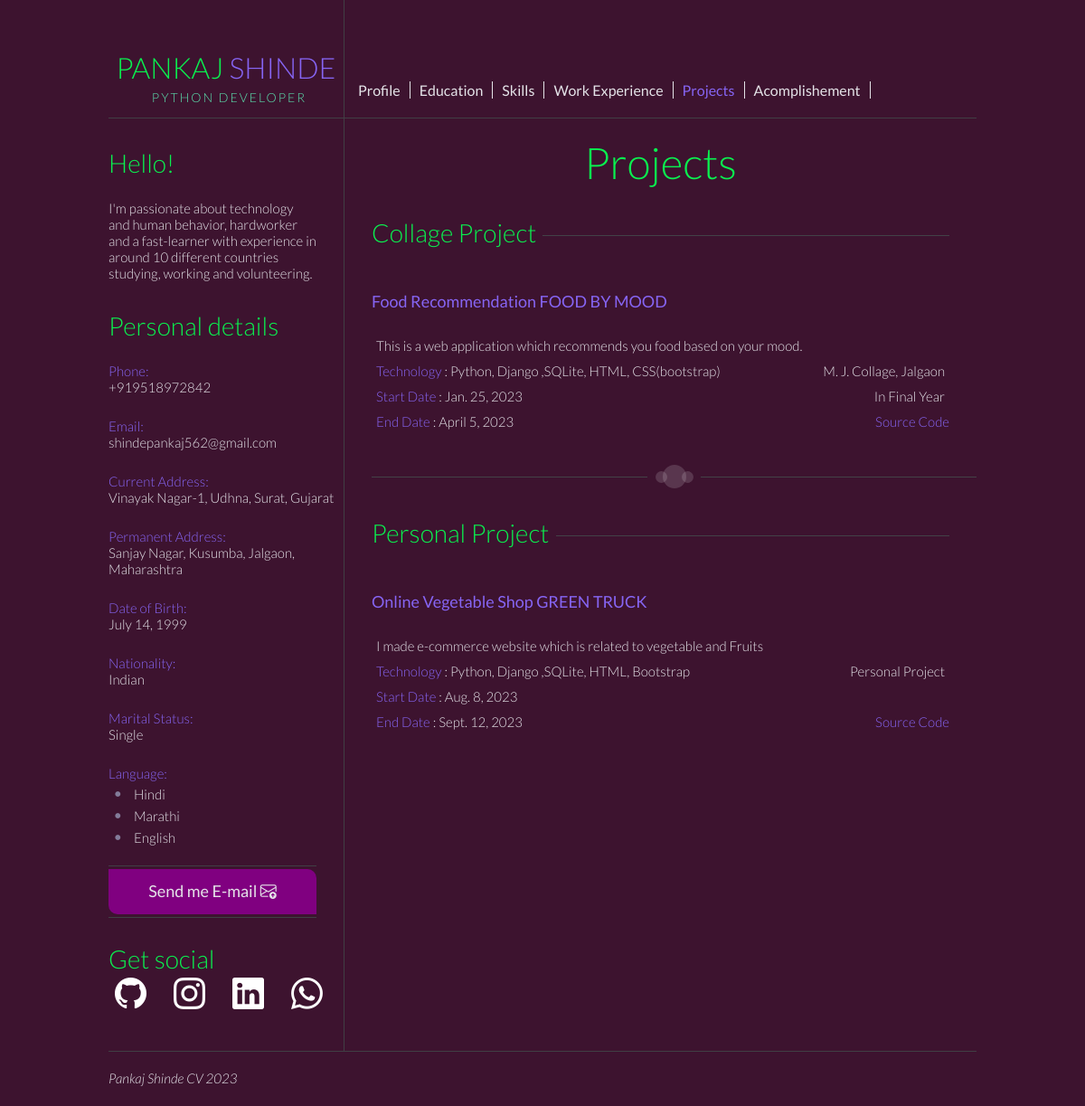
The app's page /project/ with its own data.
### CV/models.py (models this page shows, shortened)
class PersonalDetailsModel(models.Model):
    id = models.AutoField(primary_key=True)
    first_name = models.CharField(max_length=100)
    last_name = models.CharField(max_length=100)
    occupation = models.CharField(max_length=100)
    hello_content = models.TextField()
    phone = models.CharField(max_length=15)
    email= models.EmailField(max_length=254)
    current_address = models.TextField()
    permanent_address = models.TextField()
    dob = models.DateField(auto_now=False, auto_now_add=False)
    gender = models.CharField(max_length=1, choices=(
        ('M', 'Male'), ('F', 'Female'), ('T', 'Other'),))
    nationality = models.CharField(max_length=50, default='Indian')
    marital_status = models.CharField(max_length=50, choices=(
        ('Single','SINGLE'), ('Married','MARRIED'), ('Widowed','WIDOWED'),))

class Language(models.Model):
    profile = models.ForeignKey(
        'PersonalDetailsModel', on_delete=models.CASCADE, blank=False)
    language = models.CharField(max_length=50)

class ProjctsModel(models.Model):
    typo= models.CharField(max_length=50)
    name = models.CharField(max_length=100)
    clientname = models.CharField(max_length=100,blank=True)
    place = models.CharField(max_length=100,blank=True)
    technologies = models.CharField(max_length=200)
    startdate = models.DateField()
    enddate = models.DateField()
    dura = models.CharField(max_length=50)
    info = models.TextField()
    source = models.URLField(blank=True)

### CV/views.py (the view)
# urls.py: path('project/', project, name='project'),
def project(request):
    project = ProjctsModel.objects.all()
    for proj in project:
        if proj.id ==1:
            project1 = proj
        if proj.id == 2:
            project2 = proj
    context={
        'project1':project1,
        'project2':project2,
    }
    return render(request, "mainu/project.html",context)

### CV/context_processors.py (called while the page is built)
def const_data(request):
    social = SocialLink.objects.all()
    for link in social:
        if link.id == 1:
            github=link
        if link.id == 2:
            linkedin=link
        if link.id == 3:
            insta=link
        if link.id == 4:
            whatsapp=link
    return {
        'github':github,
        'linkedin':linkedin,
        'insta':insta,
        'whatsapp':whatsapp,
        'user_object' : PersonalDetailsModel.objects.all(),
        'lang' : Language.objects.all(),
    }

### templates/mainu/project.html (shortened to what this page needs)
{% extends "base/base.html" %}
{% load static %}
{% block content %}
<div id="content_container">
  <h1>Projects</h1>
    <div class="project_block">
      <div class="hrl1"></div>
        <h2>{{ project1.typo }}</h2>
      <div class="d-flex">
        <h4>{{ project1.name }}</h4>
      </div>
      <div class="d-flex">
        <p>{{ project1.info }}</p>
      </div>
      <div class="d-flex">
        <p><span class="purple">Technology</span> : {{ project1.technologies }}</p>
        <p>{{ project1.clientname }}</p>
      </div>
      <div class="d-flex">
        <p><span class="purple">Start Date</span> : {{ project1.startdate }}</p>
        <p>{{ project1.place }}</p>
      </div>
      <div class="d-flex">
        <p><span class="purple">End Date</span> : {{ project1.enddate }}</p>
        <a class="purple" href="{{ project1.source }}" style='text-decoration: none'>Source Code</a>
      </div>
    </div>
    <div class="horizontal_line">
      <div class="line_left"></div>
      <div class="left_circle"></div>
      <div class="central_circle"></div>
      <div class="right_circle"></div>
      <div class="line_right"></div>
    </div>
    <div class="last project_block">
      <div class="hrl2"></div>
        <h2>{{ project2.typo }}</h2>
      <div class="d-flex">
        <h4>{{ project2.name }}</h4>
      </div>
      <div class="d-flex">
        <p>{{ project2.info }}</p>
      </div>
      <div class="d-flex">
        <p><span class="purple">Technology</span> : {{ project2.technologies }}</p>
        <p>{{ project2.clientname }}</p>
      </div>
      <div class="d-flex">
        <p><span class="purple">Start Date</span> : {{ project2.startdate }}</p>
      </div>
      <div class="d-flex">
        <p><span class="purple">End Date</span> : {{ project2.enddate }}</p>
        <a class="purple" href="{{ project2.source }}" style='text-decoration: none'>Source Code</a>
      </div>
    </div>
</div>
{% endblock %}

### templates/base/base.html (shortened to what this page needs)
{% load static %}
<!DOCTYPE html>
<html lang="en">
  <head>
    <link rel="stylesheet" href="https://cdn.jsdelivr.net/npm/bootstrap-icons@1.11.1/font/bootstrap-icons.css">
    <link rel="stylesheet" href="/static/main.css">
  </head>
  <body>
		<div id="main_container">
        {% include "base/header.html" %}
        {% include "base/left_col.html" %}
        {% block content %}{% endblock content %}
      <div id="footer">
        {% for f in user_object %}
        <p class="footer_name">{{ f.first_name }} {{ f.last_name }} CV 2023</p>
        {% endfor %}
      </div>
		</div>
  </body>
</html>

### templates/base/header.html (shortened to what this page needs)
{% load static %}
<div id="header">
    {% for user in user_object %}
    <div class="header_logotype_container">
      <h1 class="logotype_name">{{ user.first_name }} <span class="purple">{{ user.last_name }}</span></h1>
      <h2 class="logotype_occupation">{{ user.occupation }}</h2>
    </div>
    {% endfor %}
    <div class="header_menu_container">
      <ul class="header_menu horizontal_list">
        <li><a class="{% if request.path == '/' %} purple {% endif %}" href="{% url "profile" %}">Profile</a></li>
        <li><a class="{% if request.path == '/education/' %} purple {% endif %}" href="{% url "education" %}">Education</a></li>
        <li><a class="{% if request.path == '/skills/' %} purple {% endif %}" href="{% url "skills" %}">Skills</a></li>
        <li><a class="{% if request.path == '/experience/' %} purple {% endif %}" href="{% url "experience" %}">Work Experience</a></li>
        <li><a class="{% if request.path == '/project/' %} purple {% endif %}" href="{% url "project" %}">Projects</a></li>
        <li><a class="{% if request.path == '/accomplishment/' %} purple {% endif %}" href="{% url "accomplishment" %}">Acomplishement</a></li>
      </ul>
    </div>
</div>

### templates/base/left_col.html (shortened to what this page needs)
{% load static %}
{% for user in user_object %}
  <div id="left_col">
    <div class="hello_content">
      <h2>Hello!</h2>
      <p>{{ user.hello_content}}</p>
    </div>
    <div class="contact_details_content">
      <h2>Personal details</h2>
      <p class="purple">Phone:</p>
      <p>{{ user.phone }}</p>
      <p class="purple">Email:</p>
      <p>{{ user.email }}</p>
      <p class="purple">Current Address:</p>
      <p>{{ user.current_address }}</p>
      <p class="purple">Permanent Address:</p>
      <p>{{ user.permanent_address }}</p>
      <p class="purple">Date of Birth:</p>
      <p>{{ user.dob }}</p>
      <p class="purple">Nationality:</p>
      <p>{{ user.nationality }}</p>
      <p class="purple">Marital Status:</p>
      <p>{{ user.marital_status }}</p>
      {% endfor %}
      <p class="purple">Language:</p>
      {% for l in lang %}
      <ul>
        <li>{{ l.language }}</li>
      </ul>
      {% endfor %}
    </div>
    {% for user in user_object %}
    <a href="mailto:{{ user.email }}" class="send_message_button">
      <p class="content">Send me E-mail <i class="bi bi-envelope-arrow-up"></i></p>
    </a>
    {% endfor %}
    <div class="get_social_content">
      <h2>Get social</h2>
      <ul class="social_icons horizontal_list">
        <li><a class="so_icons" href="{{ github.sorce }}"><i class="bi bi-github"></i></a></li>
        <li><a class="so_icons" href="{{ insta.sorce }}"><i class="bi bi-instagram"></i></a></li>
        <li><a class="so_icons" href="{{ linkedin.sorce }}"><i class="bi bi-linkedin"></i></a></li>
        <li><a class="so_icons" href="{{ whatsapp.sorce }}"><i class="bi bi-whatsapp"></i></a></li>
      </ul>
    </div>
  </div>

### static/main.css (style rules this page uses)
.purple { color: #8665f3; }
.d-flex { display: flex; justify-content: space-between; align-items: right; }
.d-flex p { margin: 5px; }
.horizontal_list { margin: 0; padding: 0; list-style-type: none; }
.horizontal_list li { float: left ; }
.horizontal_list li:before { content: none; }
.horizontal_list li { padding-left: 0; text-indent: 0; }
.horizontal_line { margin: 34px 0 0 30px; height: 26px; position: relative; }
.line_left, .line_right { border-top: 1px solid #434247; width: 305px; margin-top: 13px; }
.line_left { float: left; }
.line_right { float: right; }
.left_circle, .central_circle, .right_circle { background: rgb(69,68,73); background: rgba(255,255,255, 0.15); position: absolute; border-radius: 50px; }
.left_circle, .right_circle { width: 13px; height: 13px; top: 7px; }
.left_circle { left: 314px; }
.central_circle { width: 26px; height: 26px; top: 0px; left: 322px; }
.right_circle { left: 343px; }
body { background: #3d132f; margin: 0; }
span { color: #8665f3; }
h1,h2,h3, h4 { font-family: 'Lato', Helvetica, sans-serif; font-weight: 300; color: #0af14f; }
h1 { font-size: 48px; font-weight: 300; text-align: center; margin: 20px 0; }
h2 { font-size: 28px; margin: 32px 0 24px; }
h4 { font-size: 18px; font-weight: 400; }
blockquote, p , a, li { font-family: 'Lato', Helvetica, sans-serif; font-weight: 300; font-size: 15px; color: #e4e3e8; }
ul { list-style: none; padding:0; margin:0; }
li { padding-left: 1em; text-indent: -.7em; }
li:before { content: "• "; color: #837c9a; font-size: 20px; padding-right: 8px; }
#main_container { width: 960px; margin: 0 auto; }
#header { height: 130px; border-bottom: 1px solid #403F44; }
.header_logotype_container { width: 260px; height: 130px; border-right: 1px solid #403F44; float: left; }
.header_menu_container { height: 130px; width: 699px; float: left; }
.header_menu_container a { font-family: 'Lato', Helvetica, sans-serif; }
#left_col { width: 260px; float: left; }
#content_container { width: 699px; border-left: 1px solid #403F44; float: left; }
#footer { width: 960px; height: 60px; border-top: 1px solid #403F44; display: inline-block; }
.logotype_name { text-transform: uppercase; font-size: 32px; margin: 55px 0 0; }
.logotype_occupation { text-transform: uppercase; margin-top: 5px; color: #5ce2af; font-size: 14px; text-align: center; letter-spacing: 2px; padding-left: 7px; }
.header_menu { width: 699px; margin-top: 90px; margin-left: 5px; }
.header_menu a { text-decoration: none; padding: 0 10px; border-right: 1px solid #e4e3e8; font-size: 16px; font-weight: 400; }
.hello_content, .contact_details_content { margin-top: 25px; }
.hello_content { width: 230px; }
.contact_details_content h2 + p.purple { margin-top: 10px; }
.contact_details_content p { margin: 0; }
.contact_details_content p.purple { margin-top: 25px; }
.send_message_button, .special_button { margin-top: 25px; display: block; color: white; background: purple; width: 230px; height: 50px; position: relative; z-index: 1; border-top-right-radius: 10px; border-bottom-left-radius: 10px; }
.content { text-align: center; width: 100%; height: 40px; position: absolute; z-index: 2; font: 18px 'Lato', Arial, sans-serif; margin: 0; padding: 16px 0 0; top: -4px; bottom: 10px; border-top: 1px solid #403F44; border-bottom: 1px solid #403F44; }
.get_social_content { margin-top: 15px; }
.get_social_content h2 { margin-bottom: 8px; }
.social_icons { margin: -8px; }
.social_icons a { font-size: 35px; text-decoration: none; color: #fff; margin: 10px; padding: 0 5px; }
.footer_name { font-style: italic; margin-top: 20px; }
.d-flex { display: flex; justify-content: space-between; align-items: center; }
.skills_block .hrl1,.hrl2,.hrl3,.hrl4,.hrl5 { border-top: 1px solid #434247; float: right; margin-top: 20px; }
.hrl1 { width: 350px; }
.hrl2 { width: 485px; }
.experience_block .hrl1,.hrl2 { border-top: 1px solid #434247; float: right; margin-top: 20px; }
.hrl2 { width: 305px; }
.project_block { margin: 25px 30px; }
.project_block .hrl1,.hrl2 { border-top: 1px solid #434247; float: right; margin-top: 20px; }
.hrl1 { width: 450px; }
.hrl2 { width: 435px; }
.project_block h4 { color: #8665f3; }
.project_block a { text-decoration: none; color: #8665f3; }
.last.project_block { margin-bottom: 350px; }

### records on screen
PersonalDetailsModel: first_name "PANKAJ", last_name "SHINDE", occupation "PYTHON DEVELOPER", hello_content "I'm passionate about technology and human behavior, hardworker and a fast-learner with experience in around 10 different countries studying, working and volunteering.", phone "+919518972842", email "shindepankaj562@gmail.com", current_address "Vinayak Nagar-1, Udhna, Surat, Gujarat", permanent_address "Sanjay Nagar, Kusumba, Jalgaon, Maharashtra", dob "July 14, 1999", nationality "Indian", marital_status "Single", first_name "Pankaj", last_name "Shinde"
Language: language "Hindi"
Language: language "Marathi"
Language: language "English"
ProjctsModel: typo "Collage Project", name "Food Recommendation FOOD BY MOOD", info "This is a web application which recommends you food based on your mood.", technologies "Python, Django ,SQLite, HTML, CSS(bootstrap)", clientname "M. J. Collage, Jalgaon", startdate "Jan. 25, 2023", place "In Final Year", enddate "April 5, 2023"
ProjctsModel: typo "Personal Project", name "Online Vegetable Shop GREEN TRUCK", info "I made e-commerce website which is related to vegetable and Fruits", technologies "Python, Django ,SQLite, HTML, Bootstrap", clientname "Personal Project", startdate "Aug. 8, 2023", enddate "Sept. 12, 2023"
